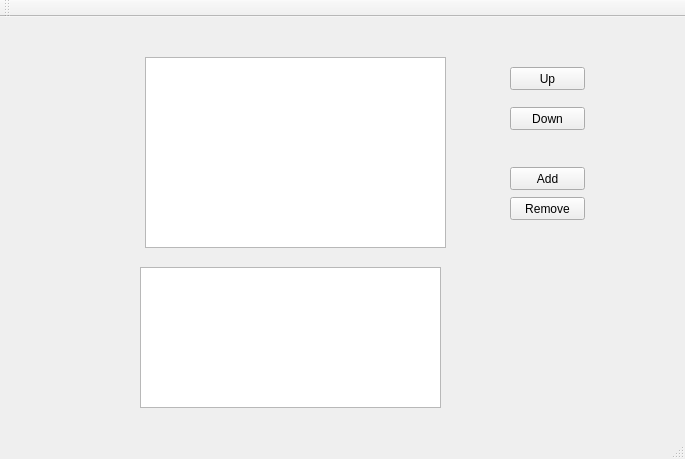
<?xml version="1.0" encoding="UTF-8"?>
<ui version="4.0">
 <class>MainWindow</class>
 <widget class="QMainWindow" name="MainWindow">
  <property name="geometry">
   <rect>
    <x>0</x>
    <y>0</y>
    <width>685</width>
    <height>459</height>
   </rect>
  </property>
  <property name="windowTitle">
   <string>MainWindow</string>
  </property>
  <widget class="QWidget" name="centralWidget">
   <widget class="QTableView" name="tableView">
    <property name="geometry">
     <rect>
      <x>145</x>
      <y>40</y>
      <width>301</width>
      <height>191</height>
     </rect>
    </property>
   </widget>
   <widget class="QTableView" name="tableView_2">
    <property name="geometry">
     <rect>
      <x>140</x>
      <y>250</y>
      <width>301</width>
      <height>141</height>
     </rect>
    </property>
   </widget>
   <widget class="QPushButton" name="pushButton_Up">
    <property name="geometry">
     <rect>
      <x>510</x>
      <y>50</y>
      <width>75</width>
      <height>23</height>
     </rect>
    </property>
    <property name="text">
     <string>Up</string>
    </property>
   </widget>
   <widget class="QPushButton" name="pushButton_Down">
    <property name="geometry">
     <rect>
      <x>510</x>
      <y>90</y>
      <width>75</width>
      <height>23</height>
     </rect>
    </property>
    <property name="text">
     <string>Down</string>
    </property>
   </widget>
   <widget class="QPushButton" name="pushButton_Add">
    <property name="geometry">
     <rect>
      <x>510</x>
      <y>150</y>
      <width>75</width>
      <height>23</height>
     </rect>
    </property>
    <property name="text">
     <string>Add</string>
    </property>
   </widget>
   <widget class="QPushButton" name="pushButton_Remove">
    <property name="geometry">
     <rect>
      <x>510</x>
      <y>180</y>
      <width>75</width>
      <height>23</height>
     </rect>
    </property>
    <property name="text">
     <string>Remove</string>
    </property>
   </widget>
  </widget>
  <widget class="QMenuBar" name="menuBar">
   <property name="geometry">
    <rect>
     <x>0</x>
     <y>0</y>
     <width>685</width>
     <height>21</height>
    </rect>
   </property>
  </widget>
  <widget class="QToolBar" name="mainToolBar">
   <attribute name="toolBarArea">
    <enum>TopToolBarArea</enum>
   </attribute>
   <attribute name="toolBarBreak">
    <bool>false</bool>
   </attribute>
  </widget>
  <widget class="QStatusBar" name="statusBar"/>
 </widget>
 <layoutdefault spacing="6" margin="11"/>
 <resources/>
 <connections/>
</ui>
